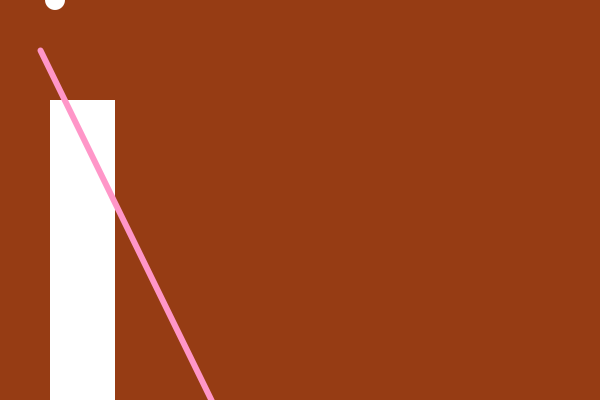
Frame 1 (no input)
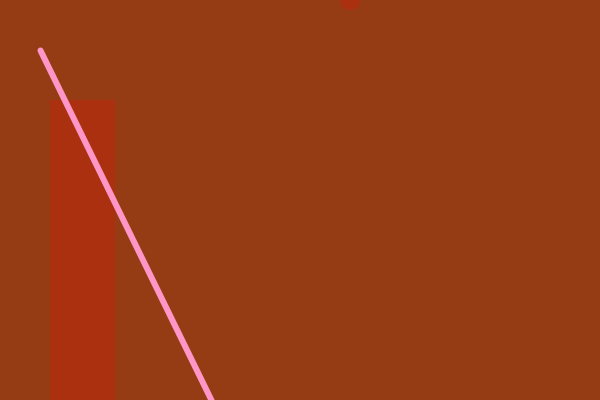
Frame 60 (the mouse pressed at the canvas centre just before this capture)
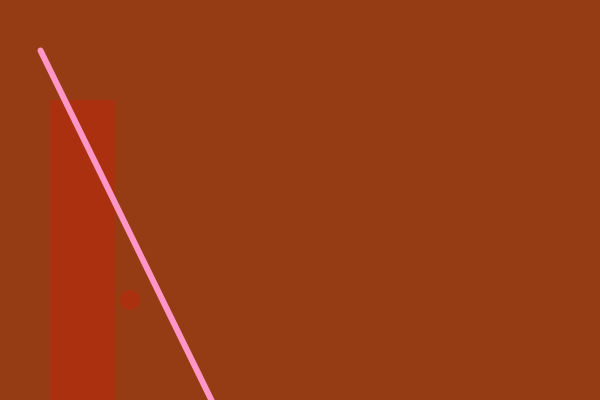
Frame 120 (the mouse held since frame 60 and released just before this capture)

The Processing sketch that drew these frames (run headless with seeded random() and noise(); from frame 60 on, the mouse is pressed at the canvas centre):

// Processing sketch: processing_87350
// ── processing_87350.pde

int posY = 50;
int dirY = 0;
int RED = 150;
int GREEN = 60;
int BLUE = 20;
int ellipseSize = 20;
//global variables//
//variables are handy because code using same number can use a variable, if needing changed at later stage need only change the variable instead of search code//

//set up is run only once//
//fucntions run a set of commands associated with it, identified by {}//

void setup(){
  size (600, 400);
  background(RED, GREEN, BLUE);
}

void draw(){
  background(RED, GREEN, BLUE);
  //refreshes background each loop//
  println(mouseX + " " + mouseY);
  //USED TO CHECK IF PROGRAM RUNNING CORRECCTLY. ALSO USING MOUSE X,Y TRACKS PIXEL LOCATION OF MOUSE CURSOR// 
  //fill(40);//
  noStroke();
rect(50, 100, 65, 300);
animator();
ellipse(posY, mouseX, ellipseSize, ellipseSize);

//first 2 numbers refer to the start location on xy axis//
//fill can be rgb or hex values or a single gradient and must come before the doe shape to be filled//
//can use variables to determine H an W.//

strokeWeight(6);
stroke(255, 150, 200); //4th value = transparency//
line(40, 50, 260, 500);

if(mouseY < width/2 && mouseY < height/2){
  fill(255,0,0,50);
}else if(mouseX > width/2 && mouseY < height/2){
  fill(0,255,0);
}
else if(mouseX < width/2 && mouseY > height/2){
  fill(50,50,50);
}
else if(mouseX > width/2 && mouseY > height/2){
  fill(30,30,30);
}
}

void animator() {
  if (posY >= height-ellipseSize/2) {
    dirY = 1;
  }
  if (posY <= ellipseSize/2) {
    dirY = 0;
  }
  if (dirY == 1) {
    posY = posY - 5;
  }
  else {
    posY = posY + 5;
  }
}
//open animation//

//if position of X is greater than or equal to the width minus half the size of ellipse then the direction of X equals 1//
//if the position of X is less or equal to half the size of elipse direction of X equals 0//
//if direction of X equals 1 then position of X equals the X postion minus 5//
//else then the position of X equals position of X plus 5//
